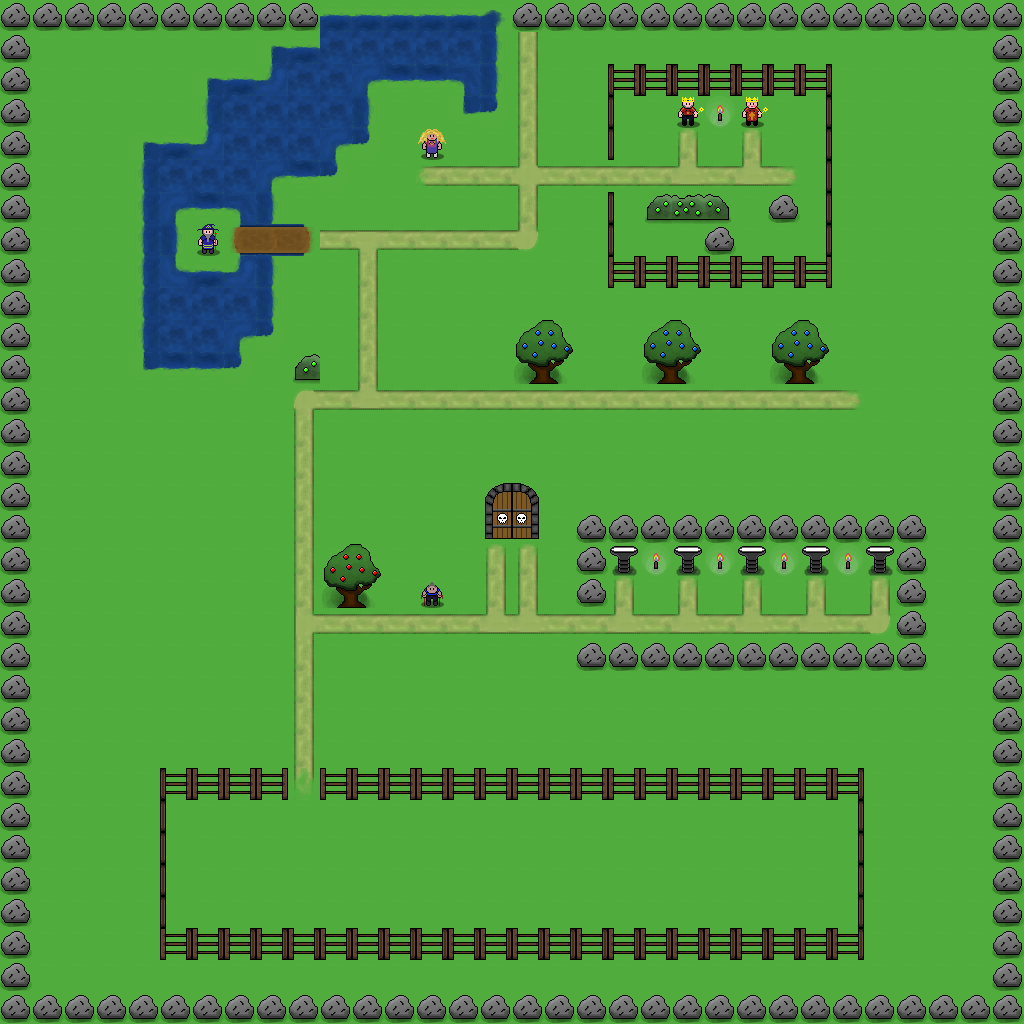

This is a level from a 2D game, rendered from its Tiled map with the project's own tilesets. A one-line summary and the map file follow, with tile-layer data summarised:
An orthogonal 32x32 tile map with 32x32 px tiles, 16 tile layers (floor, doortop, doorbot, torches, ...), 2 tilesets.

<map version="1.0" orientation="orthogonal" renderorder="right-down" width="32" height="32" tilewidth="32" tileheight="32">
 <tileset firstgid="1" name="maptiles" tilewidth="32" tileheight="32">
  <image source="world1tileset.png" width="352" height="256" />
  <tile id="44">
   <properties>
    <property name="torch" value="true" />
   </properties>
   <animation>
    <frame tileid="39" duration="200" />
    <frame tileid="40" duration="200" />
    <frame tileid="44" duration="200" />
    <frame tileid="40" duration="200" />
   </animation>
  </tile>
 </tileset>
 <tileset firstgid="89" name="npcs" tilewidth="32" tileheight="32">
  <image source="npctileset.png" width="160" height="32" />
 </tileset>
 <layer name="floor" width="32" height="32">
  <data>[1024 cells, 1024 non-empty, 17 distinct tile ids]</data>
 </layer>
 <layer name="doortop" width="32" height="32">
  <properties>
   <property name="hidden" value="" />
   <property name="z" value="1" />
  </properties>
  <data>[1024 cells, 2 non-empty, 2 distinct tile ids]</data>
 </layer>
 <layer name="doorbot" width="32" height="32">
  <properties>
   <property name="door" value="true" />
   <property name="hidden" value="" />
   <property name="solid" value="true" />
  </properties>
  <data>[1024 cells, 2 non-empty, 2 distinct tile ids]</data>
 </layer>
 <layer name="torches" width="32" height="32">
  <properties>
   <property name="json" value="maps/world1/torches.json" />
   <property name="solid" value="true" />
   <property name="torch" value="true" />
  </properties>
  <data>[1024 cells, 6 non-empty, 1 distinct tile ids]</data>
 </layer>
 <layer name="pedestal1" width="32" height="32">
  <properties>
   <property name="pedestal" value="true" />
   <property name="solid" value="true" />
  </properties>
  <data>[1024 cells, 1 non-empty, 1 distinct tile ids]</data>
 </layer>
 <layer name="pedestal2" width="32" height="32">
  <properties>
   <property name="pedestal" value="true" />
   <property name="solid" value="true" />
  </properties>
  <data>[1024 cells, 1 non-empty, 1 distinct tile ids]</data>
 </layer>
 <layer name="pedestal3" width="32" height="32">
  <properties>
   <property name="pedestal" value="true" />
   <property name="solid" value="true" />
  </properties>
  <data>[1024 cells, 1 non-empty, 1 distinct tile ids]</data>
 </layer>
 <layer name="pedestal4" width="32" height="32">
  <properties>
   <property name="pedestal" value="true" />
   <property name="solid" value="true" />
  </properties>
  <data>[1024 cells, 1 non-empty, 1 distinct tile ids]</data>
 </layer>
 <layer name="pedestal5" width="32" height="32">
  <properties>
   <property name="pedestal" value="true" />
   <property name="solid" value="true" />
  </properties>
  <data>[1024 cells, 1 non-empty, 1 distinct tile ids]</data>
 </layer>
 <layer name="solidobs" width="32" height="32">
  <properties>
   <property name="solid" value="true" />
  </properties>
  <data>[1024 cells, 305 non-empty, 26 distinct tile ids]</data>
 </layer>
 <layer name="behindobs" width="32" height="32">
  <properties>
   <property name="z" value="1" />
  </properties>
  <data>[1024 cells, 8 non-empty, 4 distinct tile ids]</data>
 </layer>
 <layer name="npc1" width="32" height="32">
  <properties>
   <property name="npc" value="true" />
   <property name="solid" value="true" />
  </properties>
  <data>[1024 cells, 1 non-empty, 1 distinct tile ids]</data>
 </layer>
 <layer name="npc2" width="32" height="32">
  <properties>
   <property name="npc" value="true" />
   <property name="solid" value="true" />
  </properties>
  <data>[1024 cells, 1 non-empty, 1 distinct tile ids]</data>
 </layer>
 <layer name="npc3" width="32" height="32">
  <properties>
   <property name="npc" value="true" />
   <property name="solid" value="true" />
  </properties>
  <data>[1024 cells, 1 non-empty, 1 distinct tile ids]</data>
 </layer>
 <layer name="npc4" width="32" height="32">
  <properties>
   <property name="npc" value="true" />
   <property name="solid" value="true" />
  </properties>
  <data>[1024 cells, 1 non-empty, 1 distinct tile ids]</data>
 </layer>
 <layer name="npc5" width="32" height="32">
  <properties>
   <property name="npc" value="true" />
   <property name="solid" value="true" />
  </properties>
  <data>[1024 cells, 1 non-empty, 1 distinct tile ids]</data>
 </layer>
</map>